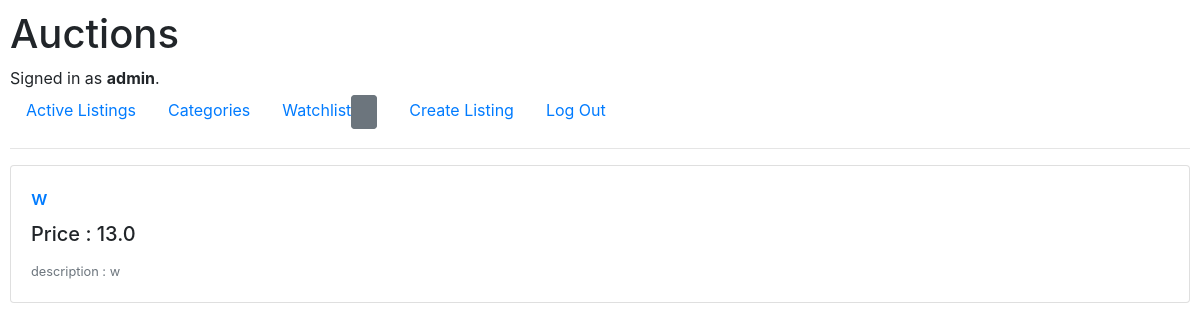
The app's page /watchlist/0 (signed in) with its own data.
### auctions/models.py (models this page shows)
class User(AbstractUser):
    pass

class WatchList(models.Model):
    item = models.ForeignKey('AuctionsListing', models.CASCADE)
    user = models.ForeignKey('User', models.CASCADE)
    class Meta:
        unique_together = ('item', 'user')

class AuctionsListing(models.Model):
    title = models.CharField(max_length=64, blank=False)
    price = models.FloatField(blank=False)
    category = models.CharField(max_length=64, blank=True)
    description = models.TextField(blank=True)
    dateTime = models.DateTimeField(auto_now=True)
    ended = models.BooleanField(default=True)
    seller = models.ForeignKey('User', models.CASCADE, related_name='seller')
    watchListUsers = models.ManyToManyField('User' , through='WatchList', related_name='watchListItems')
    biddingItem = models.ManyToManyField('User' , through='Bids', related_name='bidder')
    comment = models.ManyToManyField('User' , through='Comments', related_name='userComment')

### auctions/views.py (the view, shortened to what this page needs)
# urls.py: path("watchlist/<int:id>", views.watchlist, name="watchlist"),
def watchlist(request, id):
    user = User.objects.get(username=request.user)
    watchlist = WatchList.objects.filter(user=user)
    if request.method == 'GET':
        return render(request, 'auctions/watchlist.html', {
            'watchlist' : watchlist
        })

### auctions/templates/auctions/watchlist.html
{% extends 'auctions/layout.html' %}
{% block body %}
    {% for item in watchlist %}
    <div class="card mb-3">
        <div class="row no-gutters">
            <div class="col-md-8">
            <div class="card-body">
                <h5 class="card-title"><a href='{% url "listing" item.item.id %}' class="card-title">{{item.item.title}}</a></h5>
                <h5 class="card-title">Price : {{item.item.price}} </h5>
                <p class="card-text"><small class="text-muted">description : {{item.item.description}}</small></p>
            </div>
            </div>
        </div>
        </div>
    {% endfor %}
{% endblock %}

### auctions/templates/auctions/layout.html (shortened to what this page needs)
{% load static %}
<!DOCTYPE html>
<html lang="en">
    <head>
        <link rel="stylesheet" href="https://stackpath.bootstrapcdn.com/bootstrap/4.4.1/css/bootstrap.min.css">
        <link href="{% static 'auctions/styles.css' %}" rel="stylesheet">
    </head>
    <body>
        <h1>Auctions</h1>
        <div>
            {% if user.is_authenticated %}
                Signed in as <strong>{{ user.username }}</strong>.
            {% else %}
                Not signed in.
            {% endif %}
        </div>
        <ul class="nav">
            <li class="nav-item">
                <a class="nav-link" href="{% url 'index' %}">Active Listings</a>
            </li>
            {% if user.is_authenticated %}
                <li class="nav-item">
                    <a class="nav-link" href="{% url 'categories' %}">Categories</a>
                </li>
                <li class="nav-item">
                    <a class="nav-link" href="{% url 'watchlist' 0 %}">Watchlist
                        <span class="btn btn-secondary">{{ request.session.watchlist }}</span>
                    </a>
                </li>
                <li class="nav-item">
                    <a class="nav-link" href="{% url 'createList' %}">Create Listing</a>
                </li>
                <li class="nav-item">
                    <a class="nav-link" href="{% url 'logout' %}">Log Out</a>
                </li>
            {% endif %}
        </ul>
        <hr>
        {% block body %}
        {% endblock %}
    </body>
</html>

### auctions/static/auctions/styles.css (style rules this page uses)
body { padding: 10px; }
.card { margin-bottom: 20px; }
span { display: inline !important; }

### records on screen
User: username "admin"
WatchList: item "w", item.price "13.0", item.description "w"
